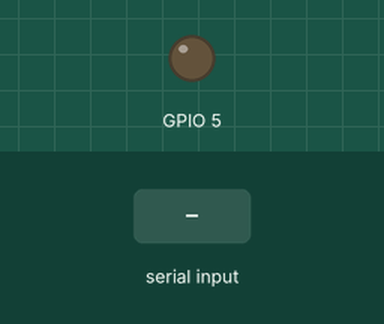
The sketch below on a simulated ESP8266 (NodeMCU). Shown: output pins drawn as LEDs (lit = HIGH). Inputs (shaded band) come from the test bench. WiFi joins after 1.5 s; servers stay silent unless stated; what the sketch prints to the serial monitor is not drawn.

Above: at 2.7 s.
2.8 s: "1" received over Serial
At 3.4 s:
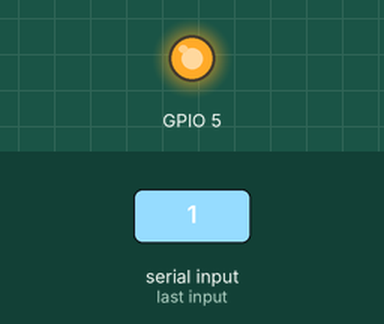
4.3 s: "3" received over Serial
At 4.7 s:
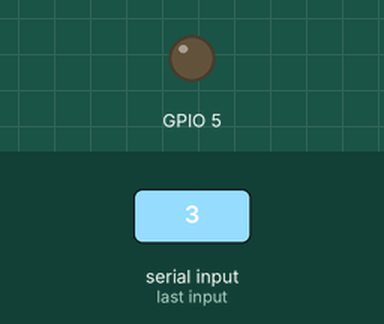
Timing chart, 0 to 7.3 s (numbered marks = the images above; inputs shaded):
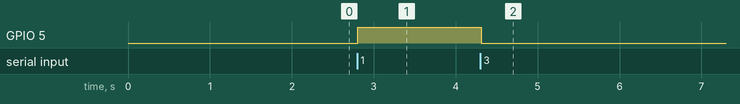

Measured:
- after the input at 2.8 s, GPIO 5: LOW → HIGH at once
- after the input at 4.3 s, GPIO 5: HIGH → LOW at once

The sketch:

serial_comm.ino
```cpp
#include <ESP8266WiFi.h>


// Your WiFi credentials.
// Set password to "" for open networks.

char ssid[ ] = "SMVDU.";
char pass[ ] = "123456789";

void setup()
{
  Serial.begin(115200);
  // Connect to WiFi
  WiFi.begin(ssid, pass);
  while (WiFi.status() != WL_CONNECTED)
  {
    delay(500);
    Serial.print("*");
  }
  Serial.println("");
  Serial.println("WiFi connection Successful");
  Serial.print("The IP Address of ESP8266 Module is: ");
  Serial.print(WiFi.localIP());// Print the IP address
  pinMode(5, OUTPUT);
}


//In the loop function include Blynk.run() command.
void loop()
{
  if (Serial.available())
  {
    char point = Serial.read();
    switch (point)
    {
      case '1':
        digitalWrite(5,HIGH); // Not !5 use High and Low
        break;
//      case '2':
//        digitalWrite(4,HIGH);
//        break;
      case '3':
        digitalWrite(5,LOW); // Not !5 use High and Low
        break;
//      case '4':
//        digitalWrite(5,LOW); // Not !5 use High and Low
//        break;
    }  // End of switch
  }  // End of if
  delay(50);  // I have no idea why, but most programs of this sort have a delay in.  (Hope someone explains to me too)
}  // End of function
```
